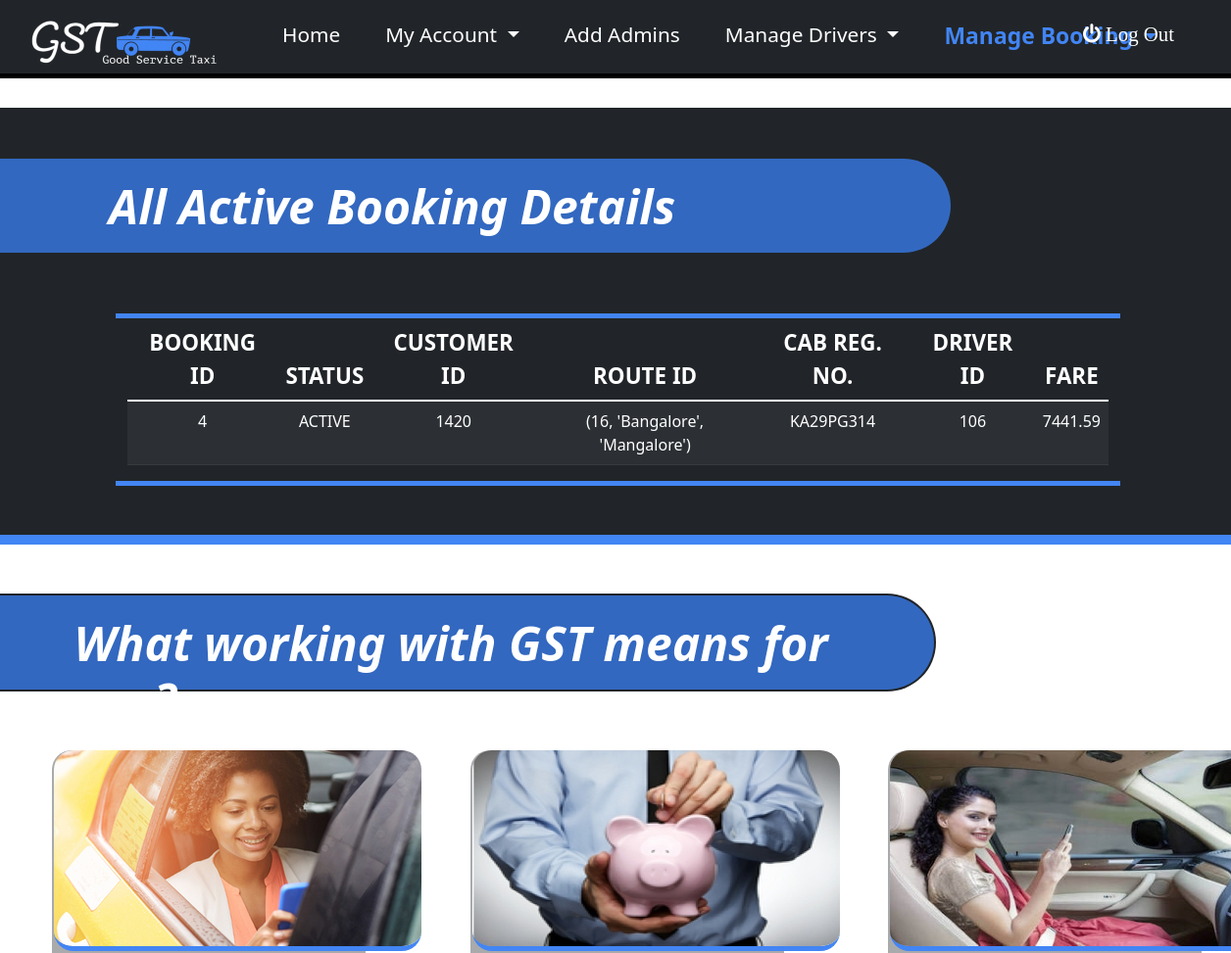
The page /ViewActive (upper part) on the database as committed earlier.
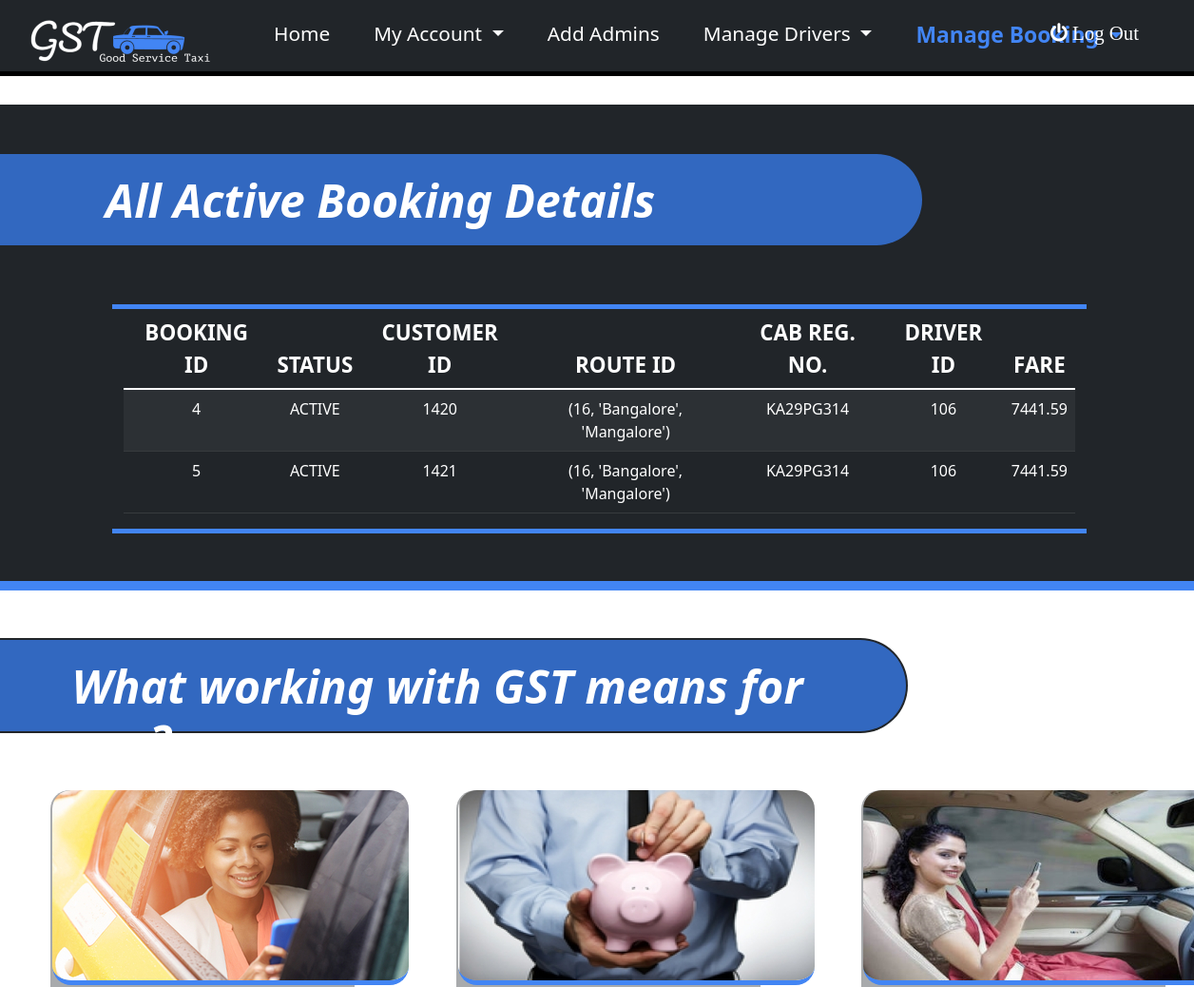
The same page on the database as committed later.
### tables this page shows
CREATE TABLE Booking(
booking_id INTEGER PRIMARY KEY AUTOINCREMENT,
customer_id REFERENCES customer(customer_id),
route_id REFERENCES route(route_id),
reg_no REFERENCES Cab(reg_no),
driver_id REFERENCES CAB(driver_id),
total_fare number(10,2) not null,
status varchar2(20) default 'ACTIVE' not null);

### app.py (the view)
@app.route('/ViewActive',methods=("GET","POST"))
def ViewActive():
    con = sqlite3.connect("DBMS.db")
    cur = con.cursor()
    query = "SELECT * FROM BOOKING WHERE STATUS='ACTIVE' ORDER BY CUSTOMER_ID"
    cur.execute(query)
    rows = cur.fetchall()
    row2 = []
    for i in rows:
        row3 = []
        for j in range(len(i)):
            row3.append(i[j])
        row2.append(row3)
    if len(rows)==0:
        flash("No Bookings Founds !!!")
        return render_template('Adminindex.html',userid=userid,adminid=adminid)
    for i in row2:
        cur.execute("select route_id,source,destination from route where route_id="+str(i[2]))
        i[2]=cur.fetchone()
    con.close()
    return render_template('ViewActive.html',adminid=adminid,rows=row2)

### templates/ViewActive.html (shortened to what this page needs)
{% extends "AdminBase.html" %}
{% block content %}
<div class="row" id="mainContainer">
  <h1 class="title2">All Active Booking Details</h1>
  <div id="table" class="col-10 offset-1"  >
    <table class="table table-dark table-striped">
        <thead>
            <tr>
              <th scope="col">BOOKING ID</th>
              <th scope="col">STATUS</th>
              <th scope="col">CUSTOMER ID</th>
              <th scope="col">ROUTE ID</th>
              <th scope="col">CAB REG. NO.</th>
              <th scope="col">DRIVER ID</th>
              <th scope="col">FARE</th>
            </tr>
        </thead>
        <tbody>
            {% for rowdata in rows %}
            <tr>
              <td>{{rowdata[0]}}</td>
              <td>{{rowdata[6]}}</td>
              <td>{{rowdata[1]}}</td>
              <td>{{rowdata[2]}}</td>
              <td>{{rowdata[3]}}</td>
              <td>{{rowdata[4]}}</td>
              <td>{{rowdata[5]}}</td>
            </tr>
            {% endfor %}
        </tbody>
    </table>
  </div>
</div>
{% endblock %}

### templates/AdminBase.html (shortened to what this page needs)
<!DOCTYPE html>
<html>
    <head>
        <link href="https://cdn.jsdelivr.net/npm/bootstrap@5.1.3/dist/css/bootstrap.min.css"
         rel="stylesheet"
>
         <link rel="stylesheet" href="https://cdn.jsdelivr.net/npm/bootstrap-icons@1.7.2/font/bootstrap-icons.css">
        <link href='https://cdnjs.cloudflare.com/ajax/libs/font-awesome/4.4.0/css/font-awesome.css' rel='stylesheet'>
    </head>
    <body>
        <nav class="navbar navbar-expand-lg navbar navbar-dark bg-dark">
            <div class="container-fluid">
              <a class="navbar-brand" href="/Adminindex"><img src="{{url_for('static',filename='images/logo12.png')}}" align="left" /></a>
              <div class="collapse navbar-collapse" id="navbarNavDropdown">
                <ul class="navbar-nav">
                  <li class="nav-item">
                    <a class="nav-link active" id="homeBtn" aria-current="page" href="/Adminindex">Home</a>
                  </li>
                  <li class="nav-item dropdown">
                    <a class="nav-link dropdown-toggle" id= "myAccountBtn" href="#"  role="button" data-bs-toggle="dropdown" aria-expanded="false">
                      My Account
                    </a>
                  </li>
                  <li class="nav-item">
                    <a class="nav-link" id="addAdminBtn" href="/AddAdmin">Add Admins</a>
                  </li>
                  <li class="nav-item dropdown">
                    <a class="nav-link dropdown-toggle" href="#" id="manageDriversBtn" role="button" data-bs-toggle="dropdown" aria-expanded="false">
                      Manage Drivers
                    </a>
                  </li>
                  <li class="nav-item dropdown">
                    <a class="nav-link dropdown-toggle" href="#" id="manageBookingBtn" role="button" data-bs-toggle="dropdown" aria-expanded="false">
                      Manage Booking
                    </a>
                  </li>
                  <li id="logoutBtn" class="nav-item">
                    <a class="nav-link fa fa-power-off" href="/AdminLogin">&nbsp;Log Out</a>
                  </li>
                </ul>
              </div>
            </div>
          </nav>
        {% block content %}
        {% endblock %}
<h1 class="title2">What working with GST means for you?</h1>
<div class="row" id="container2">
  <div class="col-3 offset-0 container2-items container2-items1">
    <img src ="{{url_for('static',filename='images/login1.jpg')}}">
</div>
<div class="col-3 offset-1 container2-items">
  <img src ="{{url_for('static',filename='images/login2.jpg')}}">
</div>
<div class="col-3 offset-1 container2-items">
  <img src ="{{url_for('static',filename='images/login3.jpg')}}">
</div>
</div>
  </body>
</html>

### templates/ViewActive.html (style rules this page uses)
#mainContainer { background-color: #212529;margin-top: 30px; color: white;padding-left: 50px; border-bottom: 10px #4285F4 solid; }
#container2 { margin-top: 30px; }
.container2-items img { margin-bottom: 20px; border-radius: 20px; margin-left: -10px; margin-top: 0px; border-bottom: 5px #4285F4 solid }
.container2-items { background-color: #21252963; color: black; border-radius: 20px; font-weight: 500; }
.container2-items1 { background-color: #21252963; color: black; border-radius: 20px; margin-left: 65px; }
.title2 { color: white;font-weight: 700;margin-left: -50px;background-color: #4285F4;padding-top: 20px; padding-left: 20%;border-top-right-radius: 50px;border-bottom-right-radius: 50px; width: 80%;height: 100px; border: 2px #212529 solid; border-left: 0px;margin-bottom: 60px;margin-top: 50px; font-size: 3em;font-style: italic; }
#table { margin-top: 0px; margin-bottom: 50px; margin-left: 80px; border-top: 5px #4285F4 solid; border-bottom: 5px #4285F4 solid; }
th { font-size: 1.4em;text-align: center; }
tr { text-align: center; }

### templates/AdminBase.html (style rules this page uses)
.nav-link { color: white !important; }
.navbar { height: 80px;font-size: 1.3em; border-bottom: 5px black solid; }
.navbar li { margin-left: 30px; }
.nav-item .active { color:#4285F4 !important;font-weight: 600; font-size: 1.1em; }
#logoutBtn { margin-top: 5px;position: absolute;right: 50px; }
#container2 { margin-top: 50px; }
.container2-items img { margin-bottom: 20px; border-radius: 20px; margin-left: -10px; margin-top: 0px; border-bottom: 5px #4285F4 solid }
.container2-items { background-color: #21252963; color: black; border-radius: 20px; font-weight: 500; }
.container2-items1 { background-color: #21252963; color: black; border-radius: 20px; margin-left: 65px; }
.title2 { color: white;font-weight: 700;margin-left: -50px;background-color: #3268c0;padding-top: 20px; padding-left: 10%;border-top-right-radius: 50px;border-bottom-right-radius: 50px; width: 80%;height: 100px; border: 2px #212529 solid; border-left: 0px;margin-bottom: 60px;margin-top: 50px; font-size: 3em;font-style: italic; }

Rows that differ between the two databases and show on the page:
added Booking: booking_id "5", status "ACTIVE", customer "1421", rowdata "(16, 'Bangalore', 'Mangalore')", reg_no "KA29PG314", driver "106", total_fare "7441.59"
